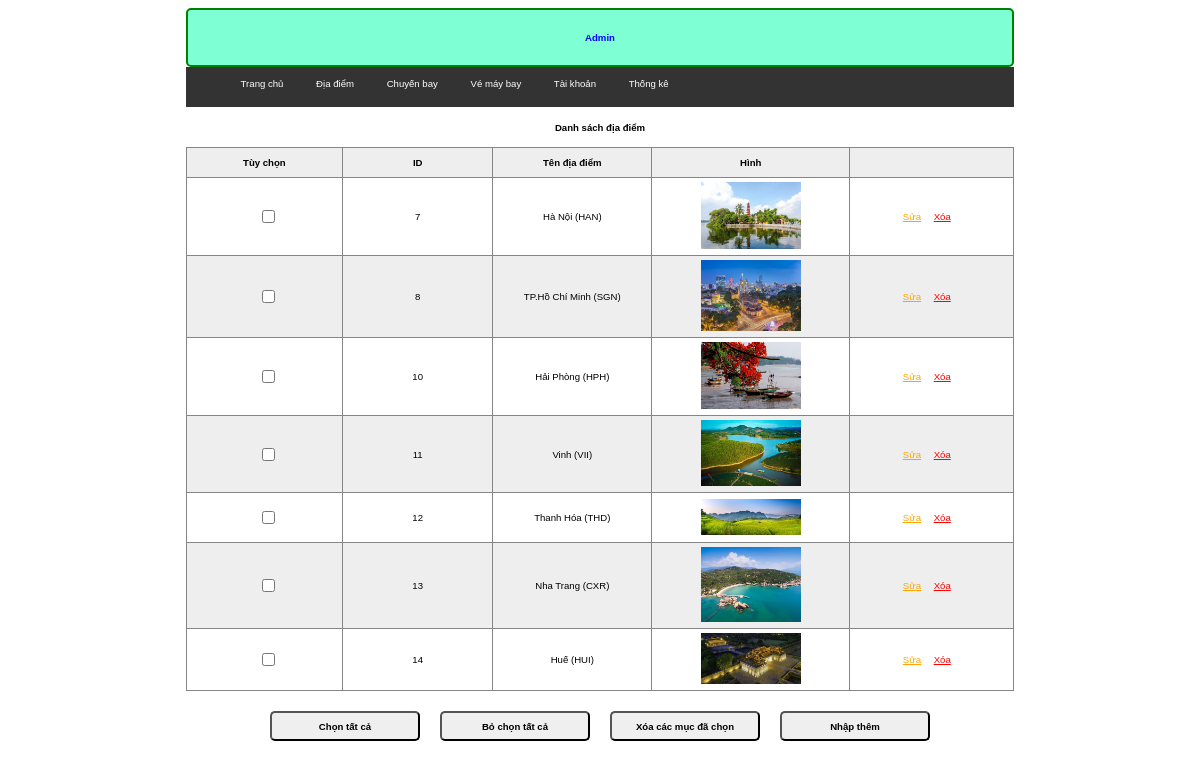
The app's page /admin/index.php?act=listdd (signed in), older data.
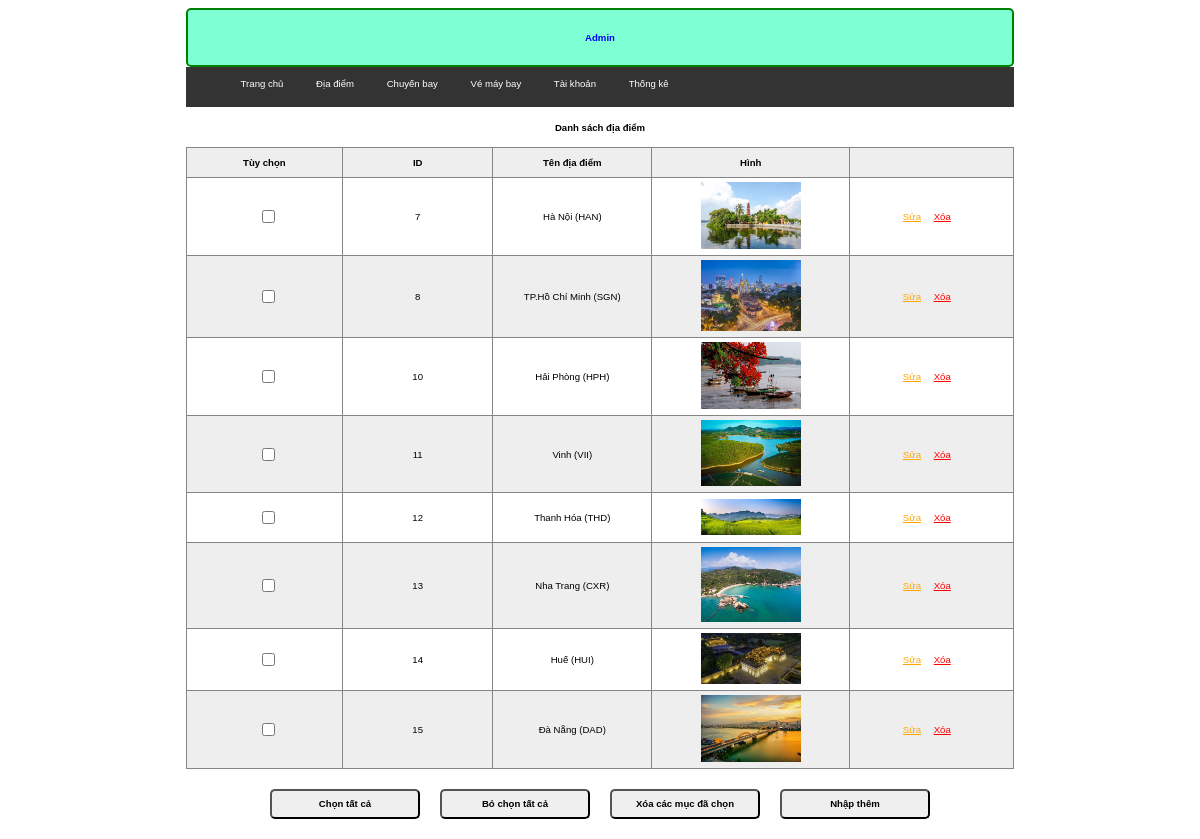
The same page, newer data.
### tables this page shows
CREATE TABLE `dia_diem` (
  `id` int(11) NOT NULL,
  `ten` varchar(255) NOT NULL,
  `img` varchar(255) NOT NULL
);

### model/pdo.php (called while the page is built, shortened)
<?php
function pdo_get_connection(){
    $servername = "localhost";
    $username = "root";
    $password = "";
    try {
        $conn = new PDO("mysql:host=$servername;dbname=dat_ve_may_bay", $username, $password);
        $conn->setAttribute(PDO::ATTR_ERRMODE, PDO::ERRMODE_EXCEPTION);
        return $conn;
    } catch(PDOException $e) {
        echo "Connection failed: " . $e->getMessage();
    }
}
function pdo_query($sql){
    $sql_args=array_slice(func_get_args(),1);
    try{
        $conn=pdo_get_connection();
        $stmt=$conn->prepare($sql);
        $stmt->execute($sql_args);
        $rows=$stmt->fetchAll();
        return $rows;
    }
    catch(PDOException $e){
        throw $e;
    }
    finally{
        unset($conn);
    }
}
?>

### model/diadiem.php (called while the page is built, shortened)
<?php
    function loadall_diadiem() {
        $sql = "SELECT * FROM `dia_diem` WHERE 1";
        $listDiaDiem = pdo_query($sql);
        return $listDiaDiem;
    }
?>

### admin/diadiem/list.php (the view)
<?php
    if (isset($_SESSION['admin'])) {
?>
    <div class="rowheader">
        <h1>Danh sách địa điểm</h1>
    </div>
    <table>
        <tr>
            <th>Tùy chọn</th>
            <th>ID</th>
            <th>Tên địa điểm</th>
            <th>Hình</th>
            <th></th>
        </tr>
        <?php
            foreach ($listDiaDiem as $value) {
                extract($value);
                echo '
                <tr>
                    <td><input type="checkbox" name="name[]" id="check_all"></td>
                    <td>'.$id.'</td>
                    <td>'.$ten.'</td>
                    <td><img src="../upload/'.$img.'" alt="no photo" class="h-10 w-10" style="width:100px;"></td>
                    <td class="">
                        <a href="index.php?act=updatedd&id='.$id.'" style="color:orange">Sửa</a>
                        <a href="index.php?act=deldd&id='.$id.'" style="color: red;margin:0 10px;" onclick="return confirm(\'Bạn có chắc xóa không\')">Xóa</a>
                    </td>
                </tr>
                ';
            }
        ?>
    </table>
    <div class="but">
        <input class="border-[2px] bg-[#eee] border-[#868585]" type="button" value="Chọn tất cả" id="btn1">
        <input class="border-[2px] bg-[#eee] border-[#868585]" type="button" value="Bỏ chọn tất cả" id="btn2">
        <input class="border-[2px] bg-[#eee] border-[#868585]" type="button" value="Xóa các mục đã chọn">
        <a href="index.php?act=adddd"><input type="button" value="Nhập thêm" class="border-[2px] bg-[#eee] border-[#868585]"></a>
    </div>
<?php
    }
?>

Row changes from the older to the newer data that the page shows:
added dia_diem: id "15", ten "Đà Nẵng (DAD)", img (picture)
